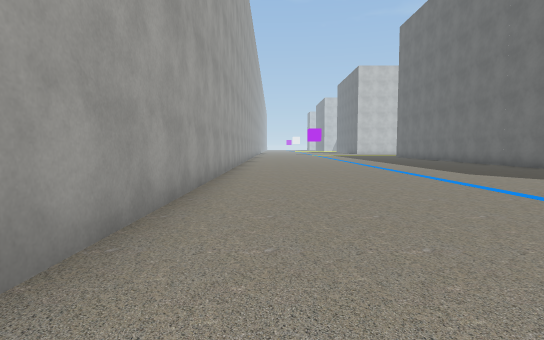
View 1 (above)

21 first-person views from a walk through a scene from a Unity 3-D project. The camera is 1.3 m above the floor, tilts 4° down and sees 80° across. The floor is counted in squares, 2 m on a side. Each view is taken from the middle of a square. On the plan, view 1 faces up. The plan holds only what a view shows up to about 10 squares ahead; the rest is blank. The place goes on beyond the plan. Some surface patterns are stand-ins.

View 2
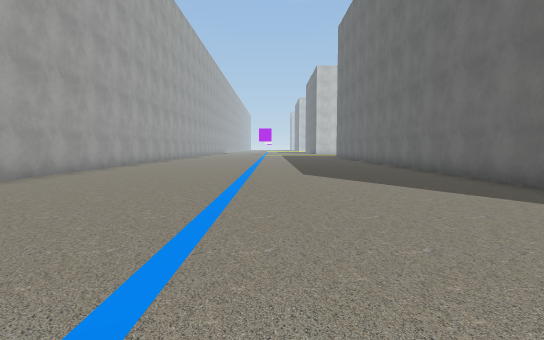

View 3
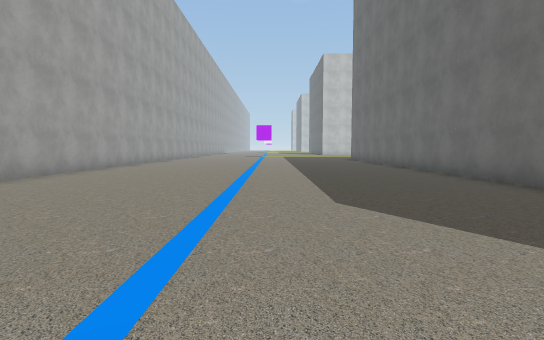

View 4
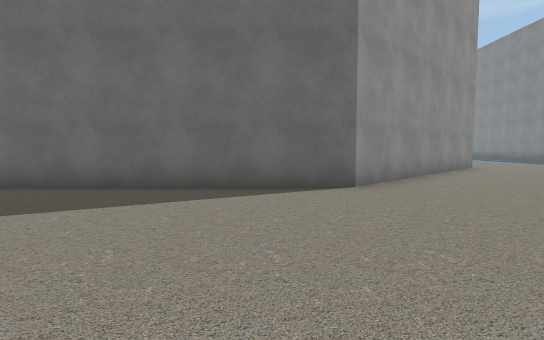

View 5
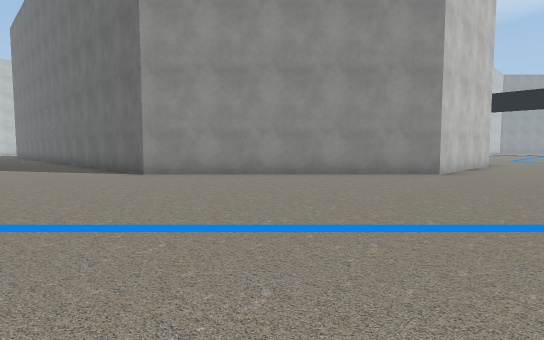

View 6
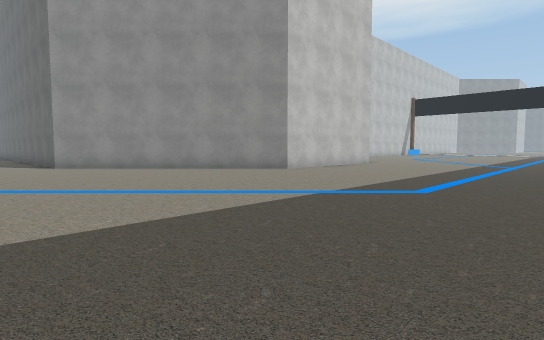

View 7
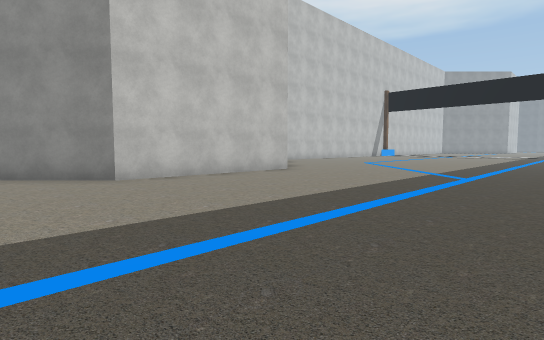

View 8
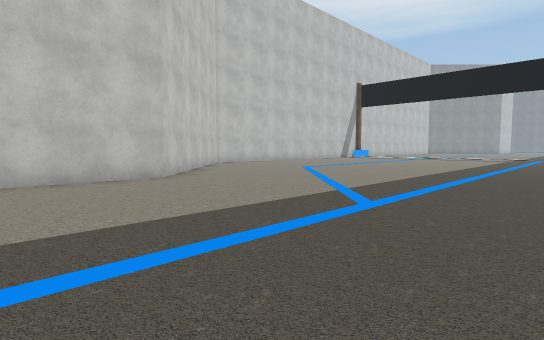

View 9
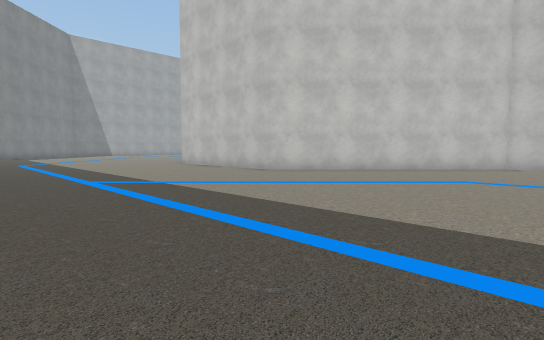

View 10
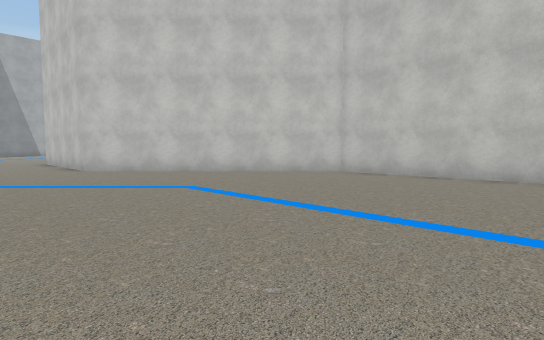

View 11
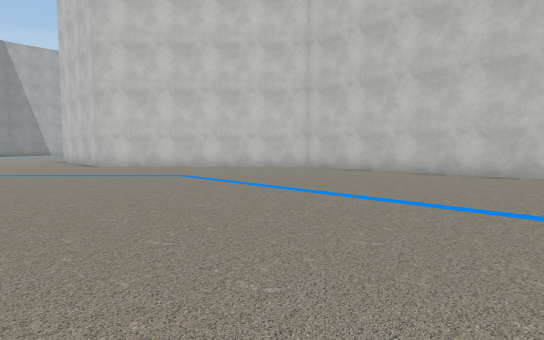

View 12
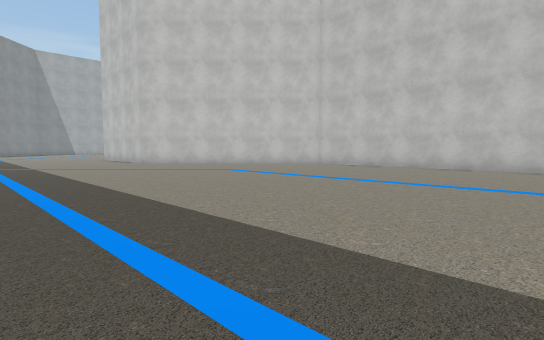

View 13
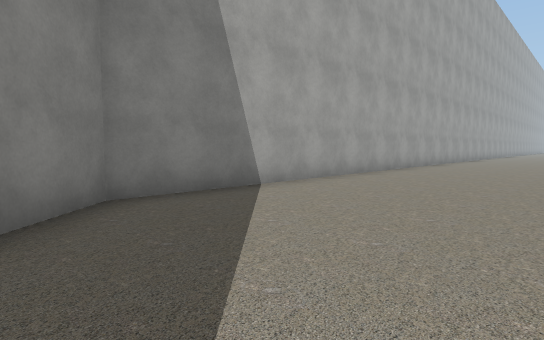

View 14
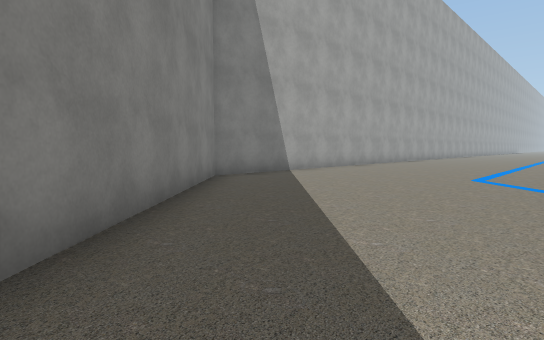

View 15
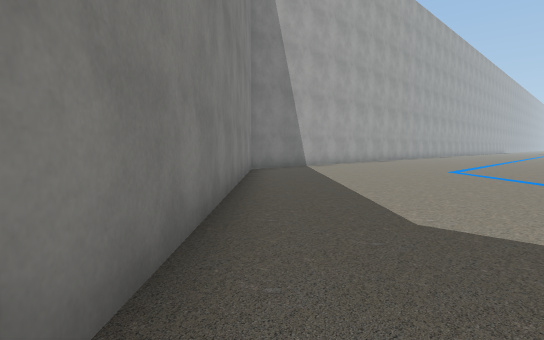

View 16
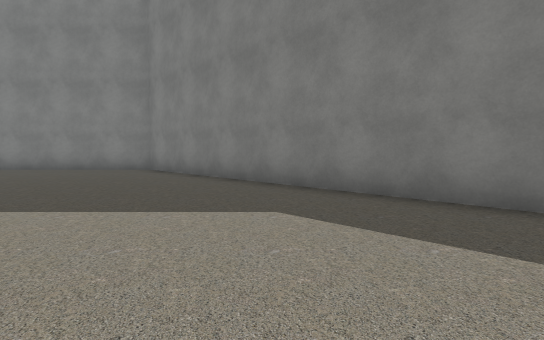

View 17
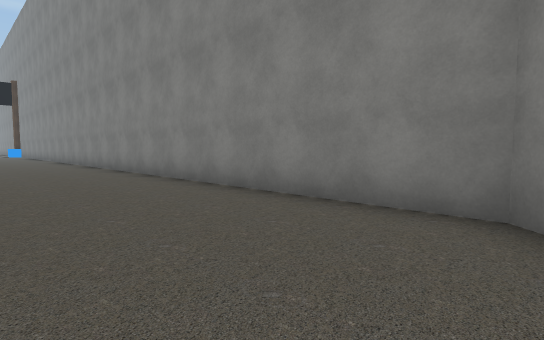

View 18
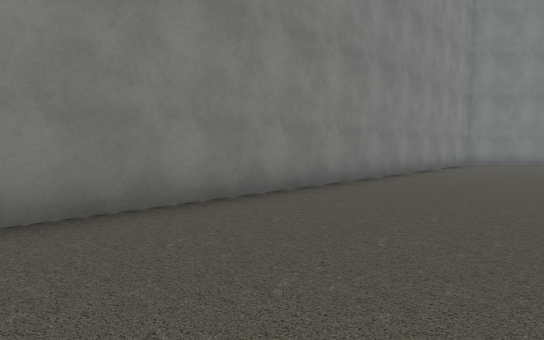

View 19
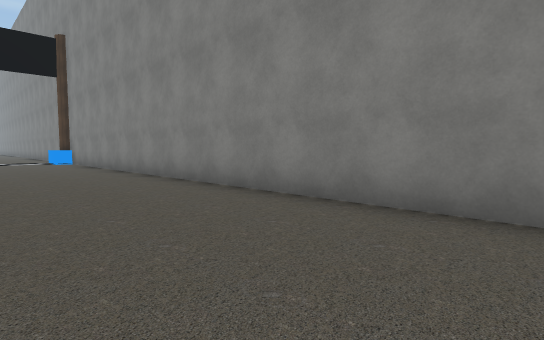

View 20
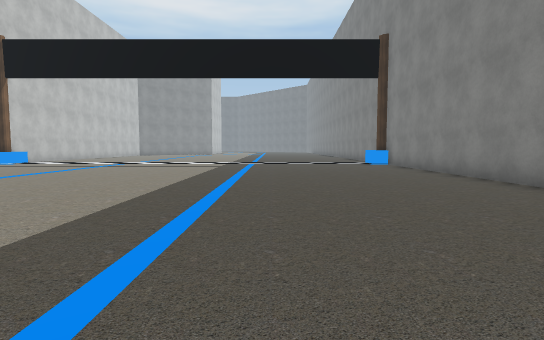

View 21
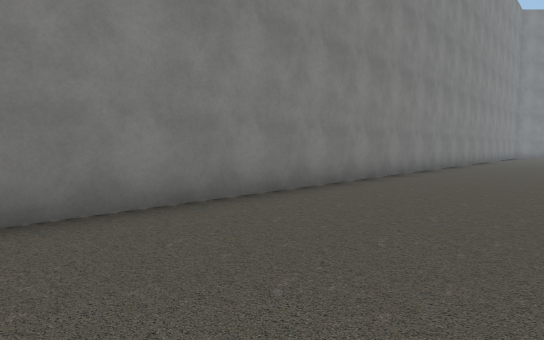

### Floor plan
Points are (right, up) in squares from view 1. A wall is a line through its corners. A room is listed if a view was taken in it or the views show most of it. See-through windows are left out.
Room 1 (views 1, 2, 3, 4, 5, 6, 7, 8, 9, 10, 11, 12, 13, 14, 15, 16, 17, 18, 19, 20, 21)
walls: (30.1, 1.5) (23.2, 1.5) (18.3, -3.4) (13.3, -3.4) (8.3, 1.6) (8.3, 14); (-1.2, 14.1) (-1.2, -3.7) (8.5, -13.4) (32, -13.4)

Positions as (right, up) in squares from view 1, and headings:
1: (0, 0), facing up
2: (4, 0), facing up
3: (4, 4), facing up
4: (3, 3), facing right
5: (5, -6), facing up-right
6: (6, -10), facing up-right
7: (11, -10), facing up-right
8: (15, -10), facing up-right
9: (25, -10), facing up-left
10: (28, -6), facing up-left
11: (30, -7), facing up-left
12: (31, -9), facing up-left
13: (3, -5), facing up-left
14: (5, -8), facing up-left
15: (6, -10), facing up-left
16: (5, -4), facing down
17: (8, -10), facing down-right
18: (22, -10), facing down-left
19: (20, -10), facing down-right
20: (22, -9), facing right
21: (32, -10), facing down-left
